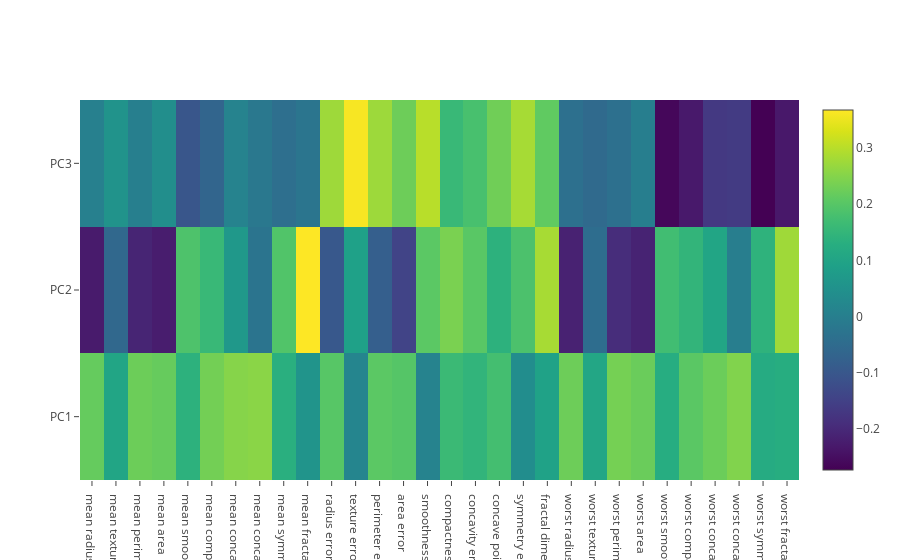

The notebook cell saved with this chart:
### Code cell
# Connect notebook and download JS files.
# corelation of PCA components on attributes
import plotly
plotly.offline.init_notebook_mode(connected=True)
data_plot=go.Heatmap(z=pca.components_,x=dt.feature_names,y=['PC1','PC2','PC3'],colorscale='Viridis')
plotly.offline.iplot([data_plot],filename='heatmap')

### Figure 1 — Plotly figure (JSON) as saved in the notebook; plotly's stock layout.template omitted (floating-point values rounded to 4 significant figures)
{"data": [{"colorscale": "Viridis", "type": "heatmap", "x": ["mean radius", "mean texture", "mean perimeter", "mean area", "mean smoothness", "mean compactness", "mean concavity", "mean concave points", "mean symmetry", "mean fractal dimension", "radius error", "texture error", "perimeter error", "area error", "smoothness error", "compactness error", "concavity error", "concave points error", "symmetry error", "fractal dimension error", "worst radius", "worst texture", "worst perimeter", "worst area", "worst smoothness", "worst compactness", "worst concavity", "worst concave points", "worst symmetry", "worst fractal dimension"], "y": ["PC1", "PC2", "PC3"], "z": [[0.2164, 0.1036, 0.2245, 0.218, 0.1376, 0.2315, 0.2512, 0.2553, 0.133, 0.05797, 0.2009, 0.01547, 0.2056, 0.198, 0.01124, 0.1619, 0.1458, 0.1763, 0.03833, 0.09508, 0.2256, 0.105, 0.2336, 0.222, 0.1253, 0.2045, 0.2231, 0.2463, 0.1207, 0.1267, -0.2169], [-0.2265, -0.05826, -0.2076, -0.2232, 0.1888, 0.1585, 0.06787, -0.02722, 0.1932, 0.3676, -0.09716, 0.09119, -0.08069, -0.1436, 0.2053, 0.2389, 0.2032, 0.137, 0.186, 0.2843, -0.2129, -0.04514, -0.1926, -0.2119, 0.1725, 0.1477, 0.1031, -0.002433, 0.1421, 0.2764, 0.07761], [0.002527, 0.05475, 0.001854, 0.04015, -0.1028, -0.06715, 0.01048, -0.01705, -0.04031, -0.02451, 0.2749, 0.3616, 0.2738, 0.2255, 0.3002, 0.158, 0.1804, 0.2282, 0.2828, 0.2116, -0.03738, -0.05299, -0.03807, -0.001176, -0.2617, -0.231, -0.1671, -0.1627, -0.2725, -0.2327, 0.1038]]}], "layout": {}}
